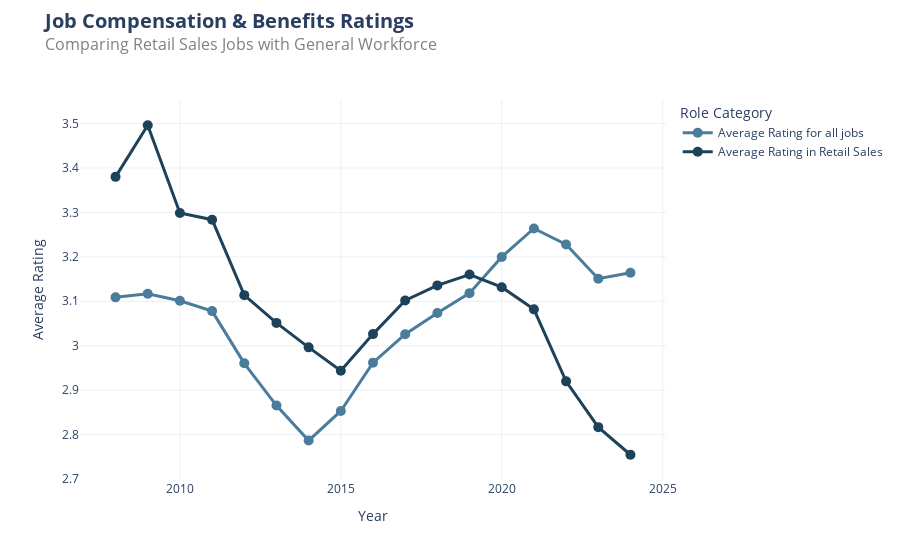

Notebook source saved alongside this figure:
### Code cell
# Group by year and role category, calculate average rating
grouped_2 = Sentiment_subset[Sentiment_subset['country'] == 'United States']
grouped_2 = Sentiment_subset.groupby(['review_year', 'role_category'])['rating_compensation_and_benefits'].mean().unstack()

# Plot
fig = go.Figure()

# Add traces 
colors = {
    'Retail Sales': '#1F425B',   
    'Other Roles': '#4A7C9B'      
}

for category in grouped_2.columns:
    legend_name = "Average Rating in Retail Sales" if category == "Retail Sales" else "Average Rating for all jobs"
    fig.add_trace(go.Scatter(
        x=grouped_2.index, 
        y=grouped_2[category], 
        mode='lines+markers',
        name=legend_name,
        line=dict(color=colors[category], width=3),
        marker=dict(size=10, color=colors[category], symbol='circle')
    ))

fig.update_layout(
    title={
        'text': "<b><span style='font-size: 20px;'>Job Compensation & Benefits Ratings </span></b><br><span style='font-size: 16px; color: gray;'>Comparing Retail Sales Jobs with General Workforce</span>",
        'y':0.95,
        'x':0.05,  
        'xanchor': 'left',  
        'yanchor': 'top'
    },
    xaxis_title='Year',
    yaxis_title='Average Rating',
    legend_title='Role Category',
    template='plotly_white'
)

fig.show()

### Figure 1 — Plotly figure (JSON) as saved in the notebook; plotly's stock layout.template omitted (floating-point values rounded to 4 significant figures)
{"data": [{"line": {"color": "#4A7C9B", "width": 3}, "marker": {"color": "#4A7C9B", "size": 10, "symbol": "circle"}, "mode": "lines+markers", "name": "Average Rating for all jobs", "type": "scatter", "x": [2008, 2009, 2010, 2011, 2012, 2013, 2014, 2015, 2016, 2017, 2018, 2019, 2020, 2021, 2022, 2023, 2024], "y": [3.109, 3.117, 3.101, 3.078, 2.96, 2.865, 2.787, 2.853, 2.962, 3.026, 3.074, 3.118, 3.2, 3.264, 3.228, 3.151, 3.164]}, {"line": {"color": "#1F425B", "width": 3}, "marker": {"color": "#1F425B", "size": 10, "symbol": "circle"}, "mode": "lines+markers", "name": "Average Rating in Retail Sales", "type": "scatter", "x": [2008, 2009, 2010, 2011, 2012, 2013, 2014, 2015, 2016, 2017, 2018, 2019, 2020, 2021, 2022, 2023, 2024], "y": [3.38, 3.496, 3.299, 3.284, 3.114, 3.051, 2.996, 2.943, 3.026, 3.102, 3.136, 3.16, 3.132, 3.082, 2.92, 2.817, 2.755]}], "layout": {"legend": {"title": {"text": "Role Category"}}, "title": {"text": "<b><span style='font-size: 20px;'>Job Compensation & Benefits Ratings </span></b><br><span style='font-size: 16px; color: gray;'>Comparing Retail Sales Jobs with General Workforce</span>", "x": 0.05, "xanchor": "left", "y": 0.95, "yanchor": "top"}, "xaxis": {"title": {"text": "Year"}}, "yaxis": {"title": {"text": "Average Rating"}}}}
